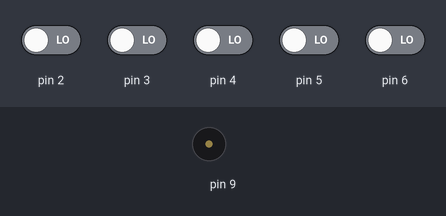
The sketch below on a simulated Arduino Uno, built with avr-gcc and run on an emulated ATmega328P. Parts: buzzer (waves = sounding). The test bench sets the inputs (shaded band); at power-on: pin 2–6 LOW.

Above: at 1.2 s.
1.3 s: pin 2 driven HIGH
At 2.5 s:
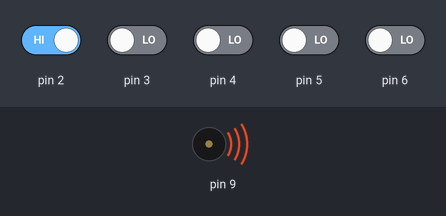
2.8 s: pin 2 driven LOW
At 3.8 s:
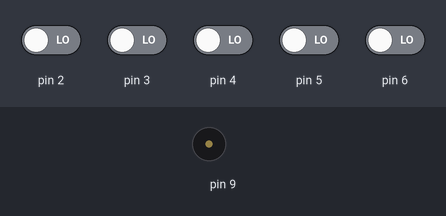
4.3 s: pin 3 driven HIGH
At 4.9 s:
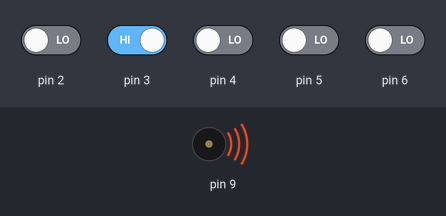
Timing chart, 0 to 7.3 s (numbered marks = the images above; inputs shaded):
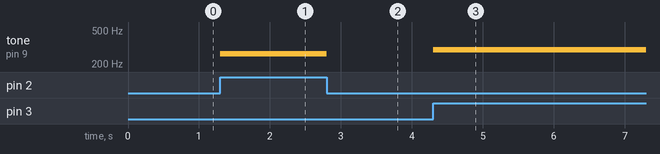

The sketch:

arduinoSoundControl.ino
```cpp
//tone 의 소리 주파수
const int note_C = 262;
const int note_D = 294;
const int note_E = 330;
const int note_F = 349;
const int note_G = 392;

void setup() {
  // put your setup code here, to run once:
  pinMode(9, OUTPUT);
}

void loop() {
  // put your main code here, to run repeatedly:
  if(digitalRead(2) == HIGH)
    tone(9, note_C);
  else if(digitalRead(3) == HIGH)
    tone(9, note_D);
  else if(digitalRead(4) == HIGH)
    tone(9, note_E);
  else if(digitalRead(5) == HIGH)
    tone(9, note_F);
  else if(digitalRead(6) == HIGH)
    tone(9, note_G);
  else
    noTone(9);

}
```

Measured:
- after the input at 1.3 s, tone on pin 9: silent → 262 Hz at once
- after the input at 2.8 s, tone on pin 9: 262 Hz → silent at once
- after the input at 4.3 s, tone on pin 9: silent → 294 Hz at once
